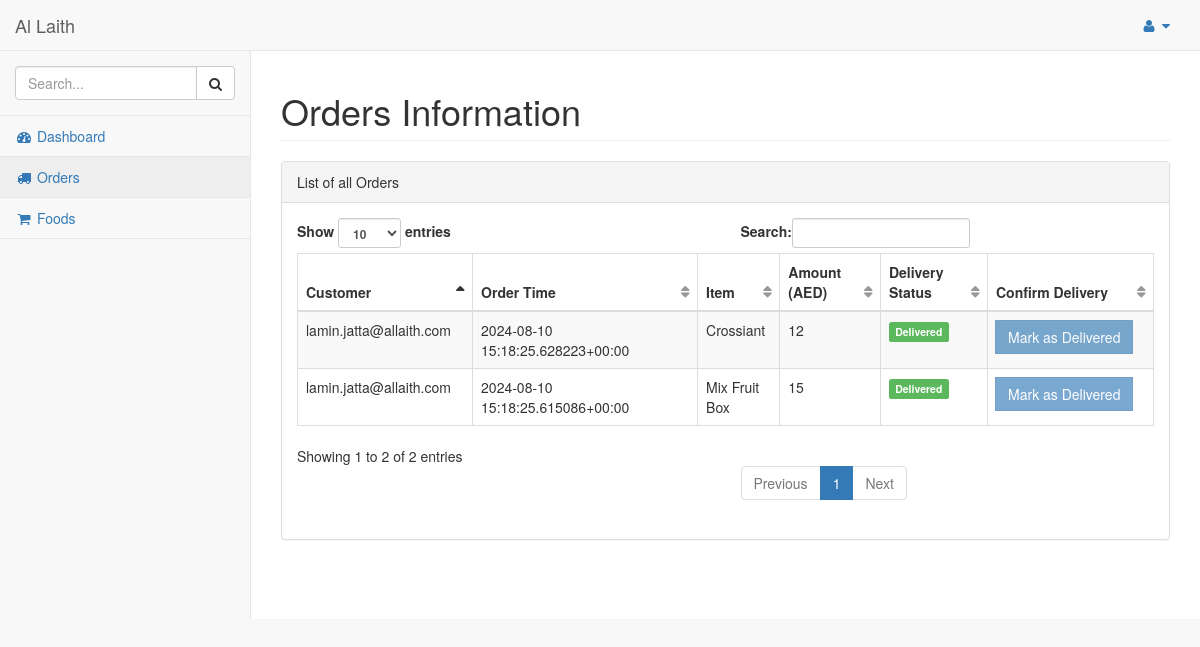
Screenshot of /dashboard/admin/orders/ (signed in) with the database file from the repository.
### hotel/models.py (models this page shows, shortened)
class Order(models.Model):
    pending = 'Pending'
    completed = 'Completed'
    STATUS = (
        (pending,pending),
        (completed,completed),
    )
    customer = models.ForeignKey(Customer,on_delete=models.CASCADE)
    order_timestamp = models.CharField(max_length=100, blank=True)
    delivery_timestamp = models.CharField(max_length=100, blank=True)
    payment_status = models.CharField(max_length = 100, choices = STATUS)
    delivery_status = models.CharField(max_length = 100, choices = STATUS)
    if_cancelled = models.BooleanField(default = False)
    total_amount = models.IntegerField()

class Customer(models.Model):
    customer = models.ForeignKey(User, on_delete=models.CASCADE)
    orders = models.IntegerField(default=0)
    total_sale = models.IntegerField(default=0)

class OrderContent(models.Model):
    quantity = models.IntegerField(default=1)
    food = models.ForeignKey(Food, on_delete=models.CASCADE)
    order = models.ForeignKey(Order, on_delete=models.CASCADE)

class Food(models.Model):
    disabled = 'Disabled'
    enabled = 'Enabled'
    STATUS = (
        (disabled, disabled),
        (enabled, enabled),
    )
    name = models.CharField(max_length=250)
    status = models.CharField(max_length=50, choices=STATUS)
    content_description = models.TextField()
    base_price = models.FloatField()
    sale_price = models.FloatField(default=base_price)
    image = models.FileField(blank=True, null =True)
    num_order = models.IntegerField(default=0)
    quantity_available = models.IntegerField()

### hotel/views.py (the view)
# urls.py: url(r'^dashboard/admin/orders/$', views.orders_admin, name='orders_admin'),
@login_required
@staff_member_required
def orders_admin(request):
    orders = Order.objects.filter().order_by('-order_timestamp')
    orders_with_contents = []
    for order in orders:
        order_contents = OrderContent.objects.filter(order=order)
        orders_with_contents.append({
            'order': order,
            'contents': order_contents
        })
    return render(request, 'admin_temp/orders.html', {'orders_with_contents': orders_with_contents})

### hotel/templates/admin_temp/orders.html (shortened to what this page needs)
{% load static %}
{% include "includes/base.html" %}
{% include "includes/navbarheader.html" %}
{% include "includes/navtop.html" %}
{% include "includes/sidemenu.html" %}
        </nav>
        <div id="page-wrapper">
            <div class="row">
                <div class="col-lg-12">
                    <h1 class="page-header">Orders Information</h1>
                </div>
            </div>
            <div class="row">
                <div class="col-lg-12">
                    <div class="panel panel-default">
                        <div class="panel-heading">
                            List of all Orders
                        </div>
                        <div class="panel-body">
                            <table width="100%" class="table table-striped table-bordered table-hover" id="dataTables-example">
                                <thead>
                                    <tr>
                                        <th>Customer</th>
                                        <th>Order Time</th>
                                        <th>Item</th>
                                        <th>Amount (AED)</th>
                                        <th>Delivery Status</th>
                                        <th>Confirm Delivery</th>
                                    </tr>
                                </thead>
                                <tbody>
                                    {% for order_dict in orders_with_contents %}
                                    <tr>
                                        <td>{{ order_dict.order.customer.customer.email }}</td>
                                        <td>{{ order_dict.order.order_timestamp }}</td>
                                        <td>
                                            {% for content in order_dict.contents %}
                                                {{ content.food.name }}
                                            {% endfor %}
                                        </td>
                                        <td>{{ order_dict.order.total_amount }}</td>
                                        <td>
                                            {% if order_dict.order.delivery_status == 'Completed' %}
                                                <span class="label label-success">Delivered</span>
                                            {% else %}
                                                <span class="label label-danger">Pending</span>
                                            {% endif %}
                                        </td>
                                        <td>
                                            <a href="{% url 'hotel:confirm_delivery' order_dict.order.id %}">
                                                <span class="input-group-btn">
                                                    <button class="btn btn-primary {% if order_dict.order.delivery_status == 'Completed' %}disabled{% endif %}" type="button">Mark as Delivered</button>
                                                </span>
                                            </a>
                                        </td>
                                    </tr>
                                    {% endfor %}
                                </tbody>
                            </table>
                        </div>
                    </div>
                </div>
            </div>
        </div>
    </div>
</body>
</html>

### rows the page displays
Order: order.customer.customer.email "lamin.jatta@allaith.com", order.order_timestamp "2024-08-10 15:18:25.628223+00:00", order.total_amount "12", delivery_status "Delivered"
OrderContent: food.name "Crossiant"
Order: order.customer.customer.email "lamin.jatta@allaith.com", order.order_timestamp "2024-08-10 15:18:25.615086+00:00", order.total_amount "15", delivery_status "Delivered"
OrderContent: food.name "Mix Fruit Box"
